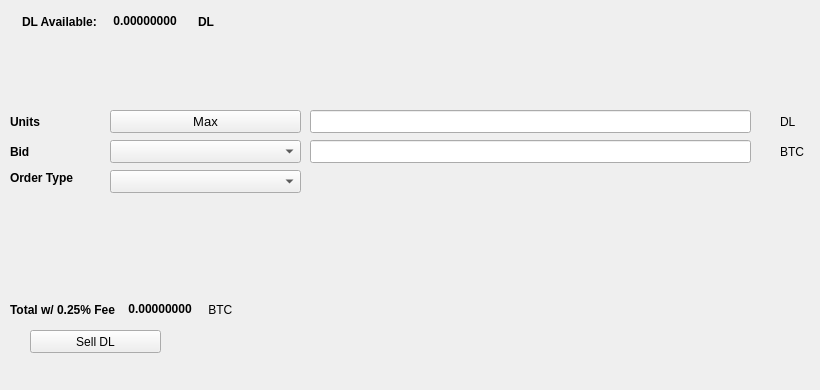
   <widget class="QWidget" name="SellTab">
    <attribute name="title">
     <string>Sell</string>
    </attribute>
    <widget class="QLabel" name="label_16">
     <property name="geometry">
      <rect>
       <x>780</x>
       <y>140</y>
       <width>31</width>
       <height>23</height>
      </rect>
     </property>
     <property name="text">
      <string>BTC</string>
     </property>
    </widget>
    <widget class="QComboBox" name="SellBidcomboBox">
     <property name="geometry">
      <rect>
       <x>110</x>
       <y>140</y>
       <width>191</width>
       <height>23</height>
      </rect>
     </property>
     <property name="font">
      <font>
       <pointsize>10</pointsize>
      </font>
     </property>
    </widget>
    <widget class="QLabel" name="label_18">
     <property name="geometry">
      <rect>
       <x>10</x>
       <y>110</y>
       <width>46</width>
       <height>23</height>
      </rect>
     </property>
     <property name="font">
      <font>
       <weight>75</weight>
       <bold>true</bold>
      </font>
     </property>
     <property name="text">
      <string>Units</string>
     </property>
    </widget>
    <widget class="QPushButton" name="Sell_Max_Amount">
     <property name="geometry">
      <rect>
       <x>110</x>
       <y>110</y>
       <width>191</width>
       <height>23</height>
      </rect>
     </property>
     <property name="font">
      <font>
       <pointsize>10</pointsize>
      </font>
     </property>
     <property name="text">
      <string>Max</string>
     </property>
    </widget>
    <widget class="QLabel" name="label_20">
     <property name="geometry">
      <rect>
       <x>10</x>
       <y>170</y>
       <width>91</width>
       <height>16</height>
      </rect>
     </property>
     <property name="font">
      <font>
       <weight>75</weight>
       <bold>true</bold>
      </font>
     </property>
     <property name="text">
      <string>Order Type</string>
     </property>
    </widget>
    <widget class="QComboBox" name="SellOrdertypeCombo">
     <property name="geometry">
      <rect>
       <x>110</x>
       <y>170</y>
       <width>191</width>
       <height>23</height>
      </rect>
     </property>
     <property name="font">
      <font>
       <pointsize>10</pointsize>
      </font>
     </property>
    </widget>
    <widget class="QLabel" name="label_21">
     <property name="geometry">
      <rect>
       <x>10</x>
       <y>140</y>
       <width>46</width>
       <height>23</height>
      </rect>
     </property>
     <property name="font">
      <font>
       <weight>75</weight>
       <bold>true</bold>
      </font>
     </property>
     <property name="text">
      <string>Bid</string>
     </property>
    </widget>
    <widget class="QLabel" name="label_22">
     <property name="geometry">
      <rect>
       <x>780</x>
       <y>110</y>
       <width>31</width>
       <height>23</height>
      </rect>
     </property>
     <property name="text">
      <string>DL</string>
     </property>
    </widget>
    <widget class="QLineEdit" name="UnitsInputDL">
     <property name="geometry">
      <rect>
       <x>310</x>
       <y>110</y>
       <width>441</width>
       <height>23</height>
      </rect>
     </property>
     <property name="font">
      <font>
       <pointsize>9</pointsize>
       <weight>75</weight>
       <bold>true</bold>
      </font>
     </property>
    </widget>
    <widget class="QLineEdit" name="SellBidPriceEdit">
     <property name="geometry">
      <rect>
       <x>310</x>
       <y>140</y>
       <width>441</width>
       <height>23</height>
      </rect>
     </property>
     <property name="font">
      <font>
       <pointsize>9</pointsize>
       <weight>75</weight>
       <bold>true</bold>
      </font>
     </property>
    </widget>
    <widget class="QPushButton" name="SellDLBTN">
     <property name="geometry">
      <rect>
       <x>30</x>
       <y>330</y>
       <width>131</width>
       <height>23</height>
      </rect>
     </property>
     <property name="text">
      <string>Sell DL</string>
     </property>
     <property name="icon">
      <iconset resource="../DUELIUM">
       <normaloff>:/icons/bitcoin</normaloff>:/icons/bitcoin</iconset>
     </property>
    </widget>
    <widget class="QWidget" name="layoutWidget3">
     <property name="geometry">
      <rect>
       <x>22</x>
       <y>12</y>
       <width>258</width>
       <height>19</height>
      </rect>
     </property>
     <layout class="QHBoxLayout" name="horizontalLayout">
      <item>
       <widget class="QLabel" name="label232_2">
        <property name="font">
         <font>
          <weight>75</weight>
          <bold>true</bold>
         </font>
        </property>
        <property name="text">
         <string>DL Available:</string>
        </property>
       </widget>
      </item>
      <item>
       <widget class="QLabel" name="DLAvailableLabel">
        <property name="palette">
         <palette>
          <active>
           <colorrole role="WindowText">
            <brush brushstyle="SolidPattern">
             <color alpha="255">
              <red>0</red>
              <green>0</green>
              <blue>0</blue>
             </color>
            </brush>
           </colorrole>
           <colorrole role="Button">
            <brush brushstyle="SolidPattern">
             <color alpha="255">
              <red>0</red>
              <green>170</green>
              <blue>0</blue>
             </color>
            </brush>
           </colorrole>
           <colorrole role="Light">
            <brush brushstyle="SolidPattern">
             <color alpha="255">
              <red>0</red>
              <green>255</green>
              <blue>0</blue>
             </color>
            </brush>
           </colorrole>
           <colorrole role="Midlight">
            <brush brushstyle="SolidPattern">
             <color alpha="255">
              <red>0</red>
              <green>212</green>
              <blue>0</blue>
             </color>
            </brush>
           </colorrole>
           <colorrole role="Dark">
            <brush brushstyle="SolidPattern">
             <color alpha="255">
              <red>0</red>
              <green>85</green>
              <blue>0</blue>
             </color>
            </brush>
           </colorrole>
           <colorrole role="Mid">
            <brush brushstyle="SolidPattern">
             <color alpha="255">
              <red>0</red>
              <green>113</green>
              <blue>0</blue>
             </color>
            </brush>
           </colorrole>
           <colorrole role="Text">
            <brush brushstyle="SolidPattern">
             <color alpha="255">
              <red>0</red>
              <green>170</green>
              <blue>0</blue>
             </color>
            </brush>
           </colorrole>
           <colorrole role="BrightText">
            <brush brushstyle="SolidPattern">
             <color alpha="255">
              <red>255</red>
              <green>255</green>
              <blue>255</blue>
             </color>
            </brush>
           </colorrole>
           <colorrole role="ButtonText">
            <brush brushstyle="SolidPattern">
             <color alpha="255">
              <red>0</red>
              <green>0</green>
              <blue>0</blue>
             </color>
            </brush>
           </colorrole>
           <colorrole role="Base">
            <brush brushstyle="SolidPattern">
             <color alpha="255">
              <red>255</red>
              <green>255</green>
              <blue>255</blue>
             </color>
            </brush>
           </colorrole>
           <colorrole role="Window">
            <brush brushstyle="SolidPattern">
             <color alpha="255">
              <red>0</red>
              <green>170</green>
              <blue>0</blue>
             </color>
            </brush>
           </colorrole>
           <colorrole role="Shadow">
            <brush brushstyle="SolidPattern">
             <color alpha="255">
              <red>0</red>
              <green>0</green>
              <blue>0</blue>
             </color>
            </brush>
           </colorrole>
           <colorrole role="AlternateBase">
            <brush brushstyle="SolidPattern">
             <color alpha="255">
              <red>127</red>
              <green>212</green>
              <blue>127</blue>
             </color>
            </brush>
           </colorrole>
           <colorrole role="ToolTipBase">
            <brush brushstyle="SolidPattern">
             <color alpha="255">
              <red>255</red>
              <green>255</green>
              <blue>220</blue>
             </color>
            </brush>
           </colorrole>
           <colorrole role="ToolTipText">
            <brush brushstyle="SolidPattern">
             <color alpha="255">
              <red>0</red>
              <green>0</green>
              <blue>0</blue>
             </color>
            </brush>
           </colorrole>
          </active>
          <inactive>
           <colorrole role="WindowText">
            <brush brushstyle="SolidPattern">
             <color alpha="255">
              <red>0</red>
              <green>0</green>
              <blue>0</blue>
             </color>
            </brush>
           </colorrole>
           <colorrole role="Button">
            <brush brushstyle="SolidPattern">
             <color alpha="255">
              <red>0</red>
              <green>170</green>
              <blue>0</blue>
             </color>
            </brush>
           </colorrole>
           <colorrole role="Light">
            <brush brushstyle="SolidPattern">
             <color alpha="255">
              <red>0</red>
              <green>255</green>
              <blue>0</blue>
             </color>
            </brush>
           </colorrole>
           <colorrole role="Midlight">
            <brush brushstyle="SolidPattern">
             <color alpha="255">
              <red>0</red>
              <green>212</green>
              <blue>0</blue>
             </color>
            </brush>
           </colorrole>
           <colorrole role="Dark">
            <brush brushstyle="SolidPattern">
             <color alpha="255">
              <red>0</red>
              <green>85</green>
              <blue>0</blue>
             </color>
            </brush>
           </colorrole>
           <colorrole role="Mid">
            <brush brushstyle="SolidPattern">
             <color alpha="255">
              <red>0</red>
              <green>113</green>
              <blue>0</blue>
             </color>
            </brush>
           </colorrole>
           <colorrole role="Text">
            <brush brushstyle="SolidPattern">
             <color alpha="255">
              <red>0</red>
              <green>170</green>
              <blue>0</blue>
             </color>
            </brush>
           </colorrole>
           <colorrole role="BrightText">
            <brush brushstyle="SolidPattern">
             <color alpha="255">
              <red>255</red>
              <green>255</green>
              <blue>255</blue>
             </color>
            </brush>
           </colorrole>
           <colorrole role="ButtonText">
            <brush brushstyle="SolidPattern">
             <color alpha="255">
              <red>0</red>
              <green>0</green>
              <blue>0</blue>
             </color>
            </brush>
           </colorrole>
           <colorrole role="Base">
            <brush brushstyle="SolidPattern">
             <color alpha="255">
              <red>255</red>
              <green>255</green>
              <blue>255</blue>
             </color>
            </brush>
           </colorrole>
           <colorrole role="Window">
            <brush brushstyle="SolidPattern">
             <color alpha="255">
              <red>0</red>
              <green>170</green>
              <blue>0</blue>
             </color>
            </brush>
           </colorrole>
           <colorrole role="Shadow">
            <brush brushstyle="SolidPattern">
             <color alpha="255">
              <red>0</red>
              <green>0</green>
              <blue>0</blue>
             </color>
            </brush>
           </colorrole>
           <colorrole role="AlternateBase">
            <brush brushstyle="SolidPattern">
             <color alpha="255">
              <red>127</red>
              <green>212</green>
              <blue>127</blue>
             </color>
            </brush>
           </colorrole>
           <colorrole role="ToolTipBase">
            <brush brushstyle="SolidPattern">
             <color alpha="255">
              <red>255</red>
              <green>255</green>
              <blue>220</blue>
             </color>
            </brush>
           </colorrole>
           <colorrole role="ToolTipText">
            <brush brushstyle="SolidPattern">
             <color alpha="255">
              <red>0</red>
              <green>0</green>
              <blue>0</blue>
             </color>
            </brush>
           </colorrole>
          </inactive>
          <disabled>
           <colorrole role="WindowText">
            <brush brushstyle="SolidPattern">
             <color alpha="255">
              <red>0</red>
              <green>85</green>
              <blue>0</blue>
             </color>
            </brush>
           </colorrole>
           <colorrole role="Button">
            <brush brushstyle="SolidPattern">
             <color alpha="255">
              <red>0</red>
              <green>170</green>
              <blue>0</blue>
             </color>
            </brush>
           </colorrole>
           <colorrole role="Light">
            <brush brushstyle="SolidPattern">
             <color alpha="255">
              <red>0</red>
              <green>255</green>
              <blue>0</blue>
             </color>
            </brush>
           </colorrole>
           <colorrole role="Midlight">
            <brush brushstyle="SolidPattern">
             <color alpha="255">
              <red>0</red>
              <green>212</green>
              <blue>0</blue>
             </color>
            </brush>
           </colorrole>
           <colorrole role="Dark">
            <brush brushstyle="SolidPattern">
             <color alpha="255">
              <red>0</red>
              <green>85</green>
              <blue>0</blue>
             </color>
            </brush>
           </colorrole>
           <colorrole role="Mid">
            <brush brushstyle="SolidPattern">
             <color alpha="255">
              <red>0</red>
              <green>113</green>
              <blue>0</blue>
             </color>
            </brush>
           </colorrole>
           <colorrole role="Text">
            <brush brushstyle="SolidPattern">
             <color alpha="255">
              <red>0</red>
              <green>85</green>
              <blue>0</blue>
             </color>
            </brush>
           </colorrole>
           <colorrole role="BrightText">
            <brush brushstyle="SolidPattern">
             <color alpha="255">
              <red>255</red>
              <green>255</green>
              <blue>255</blue>
             </color>
            </brush>
           </colorrole>
           <colorrole role="ButtonText">
            <brush brushstyle="SolidPattern">
             <color alpha="255">
              <red>0</red>
              <green>85</green>
              <blue>0</blue>
             </color>
            </brush>
           </colorrole>
           <colorrole role="Base">
            <brush brushstyle="SolidPattern">
             <color alpha="255">
              <red>0</red>
              <green>170</green>
              <blue>0</blue>
             </color>
            </brush>
           </colorrole>
           <colorrole role="Window">
            <brush brushstyle="SolidPattern">
             <color alpha="255">
              <red>0</red>
              <green>170</green>
              <blue>0</blue>
             </color>
            </brush>
           </colorrole>
           <colorrole role="Shadow">
            <brush brushstyle="SolidPattern">
             <color alpha="255">
              <red>0</red>
              <green>0</green>
              <blue>0</blue>
             </color>
            </brush>
           </colorrole>
           <colorrole role="AlternateBase">
            <brush brushstyle="SolidPattern">
             <color alpha="255">
              <red>0</red>
              <green>170</green>
              <blue>0</blue>
             </color>
            </brush>
           </colorrole>
           <colorrole role="ToolTipBase">
            <brush brushstyle="SolidPattern">
             <color alpha="255">
              <red>255</red>
              <green>255</green>
              <blue>220</blue>
             </color>
            </brush>
           </colorrole>
           <colorrole role="ToolTipText">
            <brush brushstyle="SolidPattern">
             <color alpha="255">
              <red>0</red>
              <green>0</green>
              <blue>0</blue>
             </color>
            </brush>
           </colorrole>
          </disabled>
         </palette>
        </property>
        <property name="font">
         <font>
          <weight>75</weight>
          <bold>true</bold>
         </font>
        </property>
        <property name="text">
         <string> 0.00000000 </string>
        </property>
        <property name="textInteractionFlags">
         <set>Qt::LinksAccessibleByMouse|Qt::TextSelectableByKeyboard|Qt::TextSelectableByMouse</set>
        </property>
       </widget>
      </item>
      <item>
       <widget class="QLabel" name="labelDL">
        <property name="font">
         <font>
          <weight>75</weight>
          <bold>true</bold>
         </font>
        </property>
        <property name="text">
         <string>DL</string>
        </property>
       </widget>
      </item>
     </layout>
    </widget>
    <widget class="QWidget" name="layoutWidget">
     <property name="geometry">
      <rect>
       <x>10</x>
       <y>300</y>
       <width>268</width>
       <height>19</height>
      </rect>
     </property>
     <layout class="QHBoxLayout" name="horizontalLayout_2">
      <item>
       <widget class="QLabel" name="label_19">
        <property name="font">
         <font>
          <weight>75</weight>
          <bold>true</bold>
         </font>
        </property>
        <property name="text">
         <string>Total w/ 0.25% Fee </string>
        </property>
       </widget>
      </item>
      <item>
       <widget class="QLabel" name="SellCostLabel">
        <property name="palette">
         <palette>
          <active>
           <colorrole role="WindowText">
            <brush brushstyle="SolidPattern">
             <color alpha="255">
              <red>0</red>
              <green>0</green>
              <blue>0</blue>
             </color>
            </brush>
           </colorrole>
           <colorrole role="Button">
            <brush brushstyle="SolidPattern">
             <color alpha="255">
              <red>0</red>
              <green>170</green>
              <blue>0</blue>
             </color>
            </brush>
           </colorrole>
           <colorrole role="Light">
            <brush brushstyle="SolidPattern">
             <color alpha="255">
              <red>0</red>
              <green>255</green>
              <blue>0</blue>
             </color>
            </brush>
           </colorrole>
           <colorrole role="Midlight">
            <brush brushstyle="SolidPattern">
             <color alpha="255">
              <red>0</red>
              <green>212</green>
              <blue>0</blue>
             </color>
            </brush>
           </colorrole>
           <colorrole role="Dark">
            <brush brushstyle="SolidPattern">
             <color alpha="255">
              <red>0</red>
              <green>85</green>
              <blue>0</blue>
             </color>
            </brush>
           </colorrole>
           <colorrole role="Mid">
            <brush brushstyle="SolidPattern">
             <color alpha="255">
              <red>0</red>
              <green>113</green>
              <blue>0</blue>
             </color>
            </brush>
           </colorrole>
           <colorrole role="Text">
            <brush brushstyle="SolidPattern">
             <color alpha="255">
              <red>0</red>
              <green>170</green>
              <blue>0</blue>
             </color>
            </brush>
           </colorrole>
           <colorrole role="BrightText">
            <brush brushstyle="SolidPattern">
             <color alpha="255">
              <red>255</red>
              <green>255</green>
              <blue>255</blue>
             </color>
            </brush>
           </colorrole>
           <colorrole role="ButtonText">
            <brush brushstyle="SolidPattern">
             <color alpha="255">
              <red>0</red>
              <green>0</green>
              <blue>0</blue>
             </color>
            </brush>
           </colorrole>
           <colorrole role="Base">
            <brush brushstyle="SolidPattern">
             <color alpha="255">
              <red>255</red>
              <green>255</green>
              <blue>255</blue>
             </color>
            </brush>
           </colorrole>
           <colorrole role="Window">
            <brush brushstyle="SolidPattern">
             <color alpha="255">
              <red>0</red>
              <green>170</green>
              <blue>0</blue>
             </color>
            </brush>
           </colorrole>
           <colorrole role="Shadow">
            <brush brushstyle="SolidPattern">
             <color alpha="255">
              <red>0</red>
              <green>0</green>
              <blue>0</blue>
             </color>
            </brush>
           </colorrole>
           <colorrole role="AlternateBase">
            <brush brushstyle="SolidPattern">
             <color alpha="255">
              <red>127</red>
              <green>212</green>
              <blue>127</blue>
             </color>
            </brush>
           </colorrole>
           <colorrole role="ToolTipBase">
            <brush brushstyle="SolidPattern">
             <color alpha="255">
              <red>255</red>
              <green>255</green>
              <blue>220</blue>
             </color>
            </brush>
           </colorrole>
           <colorrole role="ToolTipText">
            <brush brushstyle="SolidPattern">
             <color alpha="255">
              <red>0</red>
              <green>0</green>
              <blue>0</blue>
             </color>
            </brush>
           </colorrole>
          </active>
          <inactive>
           <colorrole role="WindowText">
            <brush brushstyle="SolidPattern">
             <color alpha="255">
              <red>0</red>
              <green>0</green>
              <blue>0</blue>
             </color>
            </brush>
           </colorrole>
           <colorrole role="Button">
            <brush brushstyle="SolidPattern">
             <color alpha="255">
              <red>0</red>
              <green>170</green>
              <blue>0</blue>
             </color>
            </brush>
           </colorrole>
           <colorrole role="Light">
            <brush brushstyle="SolidPattern">
             <color alpha="255">
              <red>0</red>
              <green>255</green>
              <blue>0</blue>
             </color>
            </brush>
           </colorrole>
           <colorrole role="Midlight">
            <brush brushstyle="SolidPattern">
             <color alpha="255">
              <red>0</red>
              <green>212</green>
              <blue>0</blue>
             </color>
            </brush>
           </colorrole>
           <colorrole role="Dark">
            <brush brushstyle="SolidPattern">
             <color alpha="255">
              <red>0</red>
              <green>85</green>
              <blue>0</blue>
             </color>
            </brush>
           </colorrole>
           <colorrole role="Mid">
            <brush brushstyle="SolidPattern">
             <color alpha="255">
              <red>0</red>
              <green>113</green>
              <blue>0</blue>
             </color>
            </brush>
           </colorrole>
           <colorrole role="Text">
            <brush brushstyle="SolidPattern">
             <color alpha="255">
              <red>0</red>
              <green>170</green>
              <blue>0</blue>
             </color>
            </brush>
           </colorrole>
           <colorrole role="BrightText">
            <brush brushstyle="SolidPattern">
             <color alpha="255">
              <red>255</red>
              <green>255</green>
              <blue>255</blue>
             </color>
            </brush>
           </colorrole>
           <colorrole role="ButtonText">
            <brush brushstyle="SolidPattern">
             <color alpha="255">
              <red>0</red>
              <green>0</green>
              <blue>0</blue>
             </color>
            </brush>
           </colorrole>
           <colorrole role="Base">
            <brush brushstyle="SolidPattern">
             <color alpha="255">
              <red>255</red>
              <green>255</green>
              <blue>255</blue>
             </color>
            </brush>
           </colorrole>
           <colorrole role="Window">
            <brush brushstyle="SolidPattern">
             <color alpha="255">
              <red>0</red>
              <green>170</green>
              <blue>0</blue>
             </color>
            </brush>
           </colorrole>
           <colorrole role="Shadow">
            <brush brushstyle="SolidPattern">
             <color alpha="255">
              <red>0</red>
              <green>0</green>
              <blue>0</blue>
             </color>
            </brush>
           </colorrole>
           <colorrole role="AlternateBase">
            <brush brushstyle="SolidPattern">
             <color alpha="255">
              <red>127</red>
              <green>212</green>
              <blue>127</blue>
             </color>
            </brush>
           </colorrole>
           <colorrole role="ToolTipBase">
            <brush brushstyle="SolidPattern">
             <color alpha="255">
              <red>255</red>
              <green>255</green>
              <blue>220</blue>
             </color>
            </brush>
           </colorrole>
           <colorrole role="ToolTipText">
            <brush brushstyle="SolidPattern">
             <color alpha="255">
              <red>0</red>
              <green>0</green>
              <blue>0</blue>
             </color>
            </brush>
           </colorrole>
          </inactive>
          <disabled>
           <colorrole role="WindowText">
            <brush brushstyle="SolidPattern">
             <color alpha="255">
              <red>0</red>
              <green>85</green>
              <blue>0</blue>
             </color>
            </brush>
           </colorrole>
           <colorrole role="Button">
            <brush brushstyle="SolidPattern">
             <color alpha="255">
              <red>0</red>
              <green>170</green>
              <blue>0</blue>
             </color>
            </brush>
           </colorrole>
           <colorrole role="Light">
            <brush brushstyle="SolidPattern">
             <color alpha="255">
              <red>0</red>
              <green>255</green>
              <blue>0</blue>
             </color>
            </brush>
           </colorrole>
           <colorrole role="Midlight">
            <brush brushstyle="SolidPattern">
             <color alpha="255">
              <red>0</red>
              <green>212</green>
              <blue>0</blue>
             </color>
            </brush>
           </colorrole>
           <colorrole role="Dark">
            <brush brushstyle="SolidPattern">
             <color alpha="255">
              <red>0</red>
              <green>85</green>
              <blue>0</blue>
             </color>
            </brush>
           </colorrole>
           <colorrole role="Mid">
            <brush brushstyle="SolidPattern">
             <color alpha="255">
              <red>0</red>
              <green>113</green>
              <blue>0</blue>
             </color>
            </brush>
           </colorrole>
           <colorrole role="Text">
            <brush brushstyle="SolidPattern">
             <color alpha="255">
              <red>0</red>
              <green>85</green>
              <blue>0</blue>
             </color>
            </brush>
           </colorrole>
           <colorrole role="BrightText">
            <brush brushstyle="SolidPattern">
             <color alpha="255">
              <red>255</red>
              <green>255</green>
              <blue>255</blue>
             </color>
            </brush>
           </colorrole>
           <colorrole role="ButtonText">
            <brush brushstyle="SolidPattern">
             <color alpha="255">
              <red>0</red>
              <green>85</green>
              <blue>0</blue>
             </color>
            </brush>
           </colorrole>
           <colorrole role="Base">
            <brush brushstyle="SolidPattern">
             <color alpha="255">
              <red>0</red>
              <green>170</green>
              <blue>0</blue>
             </color>
            </brush>
           </colorrole>
           <colorrole role="Window">
            <brush brushstyle="SolidPattern">
             <color alpha="255">
              <red>0</red>
              <green>170</green>
              <blue>0</blue>
             </color>
            </brush>
           </colorrole>
           <colorrole role="Shadow">
            <brush brushstyle="SolidPattern">
             <color alpha="255">
              <red>0</red>
              <green>0</green>
              <blue>0</blue>
             </color>
            </brush>
           </colorrole>
           <colorrole role="AlternateBase">
            <brush brushstyle="SolidPattern">
             <color alpha="255">
              <red>0</red>
              <green>170</green>
              <blue>0</blue>
             </color>
            </brush>
           </colorrole>
           <colorrole role="ToolTipBase">
            <brush brushstyle="SolidPattern">
             <color alpha="255">
              <red>255</red>
              <green>255</green>
              <blue>220</blue>
             </color>
            </brush>
           </colorrole>
           <colorrole role="ToolTipText">
            <brush brushstyle="SolidPattern">
             <color alpha="255">
              <red>0</red>
              <green>0</green>
              <blue>0</blue>
             </color>
            </brush>
           </colorrole>
          </disabled>
         </palette>
        </property>
        <property name="font">
         <font>
          <weight>75</weight>
          <bold>true</bold>
         </font>
        </property>
        <property name="autoFillBackground">
         <bool>false</bool>
        </property>
        <property name="text">
         <string> 0.00000000</string>
        </property>
        <property name="textInteractionFlags">
         <set>Qt::LinksAccessibleByMouse|Qt::TextSelectableByMouse</set>
        </property>
       </widget>
      </item>
      <item>
       <widget class="QLabel" name="label_17">
        <property name="font">
         <font>
          <weight>50</weight>
          <bold>false</bold>
         </font>
        </property>
        <property name="text">
         <string> BTC</string>
        </property>
       </widget>
      </item>
     </layout>
    </widget>
    <widget class="QLabel" name="label_23">
     <property name="geometry">
      <rect>
       <x>460</x>
       <y>300</y>
       <width>281</width>
       <height>81</height>
      </rect>
     </property>
     <property name="text">
      <string/>
     </property>
     <property name="pixmap">
      <pixmap>:/images/bittrex</pixmap>
     </property>
    </widget>
   </widget>
